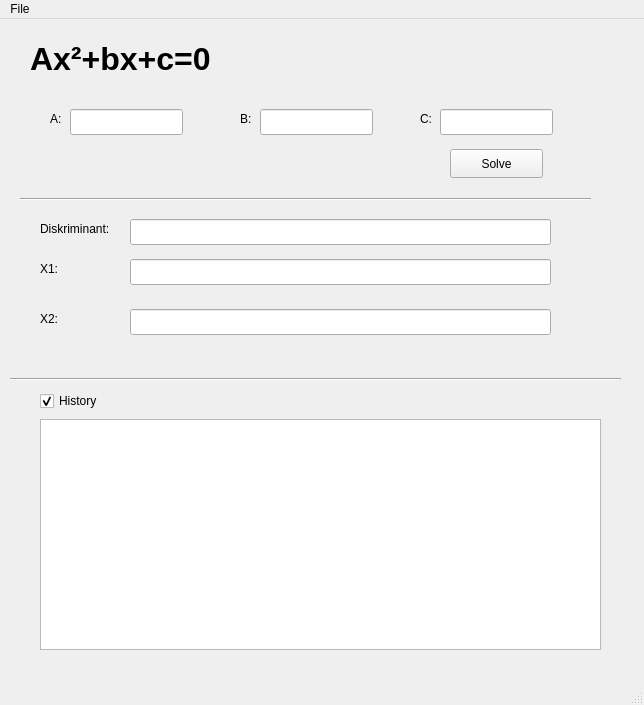
<?xml version="1.0" encoding="UTF-8"?>
<ui version="4.0">
 <class>MainWindow</class>
 <widget class="QMainWindow" name="MainWindow">
  <property name="geometry">
   <rect>
    <x>0</x>
    <y>0</y>
    <width>644</width>
    <height>705</height>
   </rect>
  </property>
  <property name="windowTitle">
   <string>MainWindow</string>
  </property>
  <widget class="QWidget" name="centralwidget">
   <widget class="QLabel" name="label_2">
    <property name="geometry">
     <rect>
      <x>50</x>
      <y>90</y>
      <width>63</width>
      <height>20</height>
     </rect>
    </property>
    <property name="text">
     <string>A:</string>
    </property>
   </widget>
   <widget class="QLineEdit" name="letxtA">
    <property name="geometry">
     <rect>
      <x>70</x>
      <y>90</y>
      <width>113</width>
      <height>26</height>
     </rect>
    </property>
   </widget>
   <widget class="QLabel" name="label_3">
    <property name="geometry">
     <rect>
      <x>240</x>
      <y>90</y>
      <width>21</width>
      <height>20</height>
     </rect>
    </property>
    <property name="text">
     <string>B:</string>
    </property>
   </widget>
   <widget class="QLineEdit" name="letxtB">
    <property name="geometry">
     <rect>
      <x>260</x>
      <y>90</y>
      <width>113</width>
      <height>26</height>
     </rect>
    </property>
   </widget>
   <widget class="QLabel" name="label_4">
    <property name="geometry">
     <rect>
      <x>420</x>
      <y>90</y>
      <width>21</width>
      <height>20</height>
     </rect>
    </property>
    <property name="text">
     <string>C:</string>
    </property>
   </widget>
   <widget class="QLineEdit" name="letxtC">
    <property name="geometry">
     <rect>
      <x>440</x>
      <y>90</y>
      <width>113</width>
      <height>26</height>
     </rect>
    </property>
   </widget>
   <widget class="Line" name="line">
    <property name="geometry">
     <rect>
      <x>20</x>
      <y>170</y>
      <width>571</width>
      <height>20</height>
     </rect>
    </property>
    <property name="orientation">
     <enum>Qt::Horizontal</enum>
    </property>
   </widget>
   <widget class="QLabel" name="label_5">
    <property name="geometry">
     <rect>
      <x>40</x>
      <y>200</y>
      <width>111</width>
      <height>20</height>
     </rect>
    </property>
    <property name="text">
     <string>Diskriminant:</string>
    </property>
   </widget>
   <widget class="QLineEdit" name="leDis">
    <property name="geometry">
     <rect>
      <x>130</x>
      <y>200</y>
      <width>421</width>
      <height>26</height>
     </rect>
    </property>
   </widget>
   <widget class="QLabel" name="label_6">
    <property name="geometry">
     <rect>
      <x>40</x>
      <y>240</y>
      <width>63</width>
      <height>20</height>
     </rect>
    </property>
    <property name="text">
     <string>X1:</string>
    </property>
   </widget>
   <widget class="QLineEdit" name="leX1">
    <property name="geometry">
     <rect>
      <x>130</x>
      <y>240</y>
      <width>421</width>
      <height>26</height>
     </rect>
    </property>
   </widget>
   <widget class="QLabel" name="label_7">
    <property name="geometry">
     <rect>
      <x>40</x>
      <y>290</y>
      <width>63</width>
      <height>20</height>
     </rect>
    </property>
    <property name="text">
     <string>X2:</string>
    </property>
   </widget>
   <widget class="QLineEdit" name="leX2">
    <property name="geometry">
     <rect>
      <x>130</x>
      <y>290</y>
      <width>421</width>
      <height>26</height>
     </rect>
    </property>
   </widget>
   <widget class="Line" name="line_2">
    <property name="geometry">
     <rect>
      <x>10</x>
      <y>350</y>
      <width>611</width>
      <height>20</height>
     </rect>
    </property>
    <property name="orientation">
     <enum>Qt::Horizontal</enum>
    </property>
   </widget>
   <widget class="QTextEdit" name="teHistory">
    <property name="geometry">
     <rect>
      <x>40</x>
      <y>400</y>
      <width>561</width>
      <height>231</height>
     </rect>
    </property>
   </widget>
   <widget class="QCheckBox" name="cbHis">
    <property name="geometry">
     <rect>
      <x>40</x>
      <y>370</y>
      <width>91</width>
      <height>24</height>
     </rect>
    </property>
    <property name="text">
     <string>History</string>
    </property>
    <property name="checked">
     <bool>true</bool>
    </property>
   </widget>
   <widget class="QLabel" name="label">
    <property name="geometry">
     <rect>
      <x>30</x>
      <y>10</y>
      <width>549</width>
      <height>59</height>
     </rect>
    </property>
    <property name="font">
     <font>
      <pointsize>24</pointsize>
      <bold>true</bold>
     </font>
    </property>
    <property name="text">
     <string>Ax²+bx+c=0</string>
    </property>
   </widget>
   <widget class="QPushButton" name="pushButton">
    <property name="geometry">
     <rect>
      <x>450</x>
      <y>130</y>
      <width>93</width>
      <height>29</height>
     </rect>
    </property>
    <property name="text">
     <string>Solve</string>
    </property>
   </widget>
  </widget>
  <widget class="QMenuBar" name="menubar">
   <property name="geometry">
    <rect>
     <x>0</x>
     <y>0</y>
     <width>644</width>
     <height>26</height>
    </rect>
   </property>
   <widget class="QMenu" name="menuFile">
    <property name="title">
     <string>File</string>
    </property>
    <addaction name="actionui"/>
   </widget>
   <addaction name="menuFile"/>
  </widget>
  <widget class="QStatusBar" name="statusbar"/>
  <action name="actionui">
   <property name="text">
    <string>Quit</string>
   </property>
  </action>
  <action name="actionui_2">
   <property name="text">
    <string>ui</string>
   </property>
  </action>
 </widget>
 <resources/>
 <connections>
  <connection>
   <sender>actionui</sender>
   <signal>triggered()</signal>
   <receiver>MainWindow</receiver>
   <slot>close()</slot>
   <hints>
    <hint type="sourcelabel">
     <x>-1</x>
     <y>-1</y>
    </hint>
    <hint type="destinationlabel">
     <x>341</x>
     <y>350</y>
    </hint>
   </hints>
  </connection>
  <connection>
   <sender>cbHis</sender>
   <signal>clicked(bool)</signal>
   <receiver>teHistory</receiver>
   <slot>setVisible(bool)</slot>
   <hints>
    <hint type="sourcelabel">
     <x>85</x>
     <y>407</y>
    </hint>
    <hint type="destinationlabel">
     <x>320</x>
     <y>541</y>
    </hint>
   </hints>
  </connection>
 </connections>
</ui>
